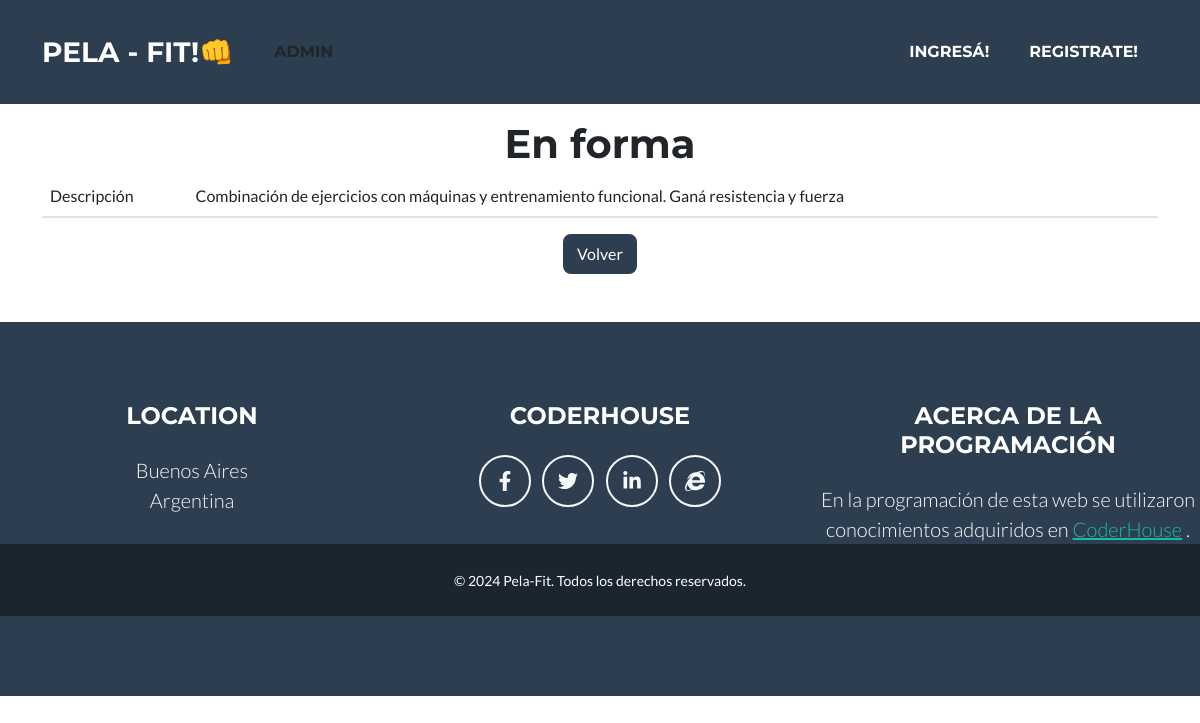
Before: /rutinas/ejerciciorutina/detail/1 with the older database file.
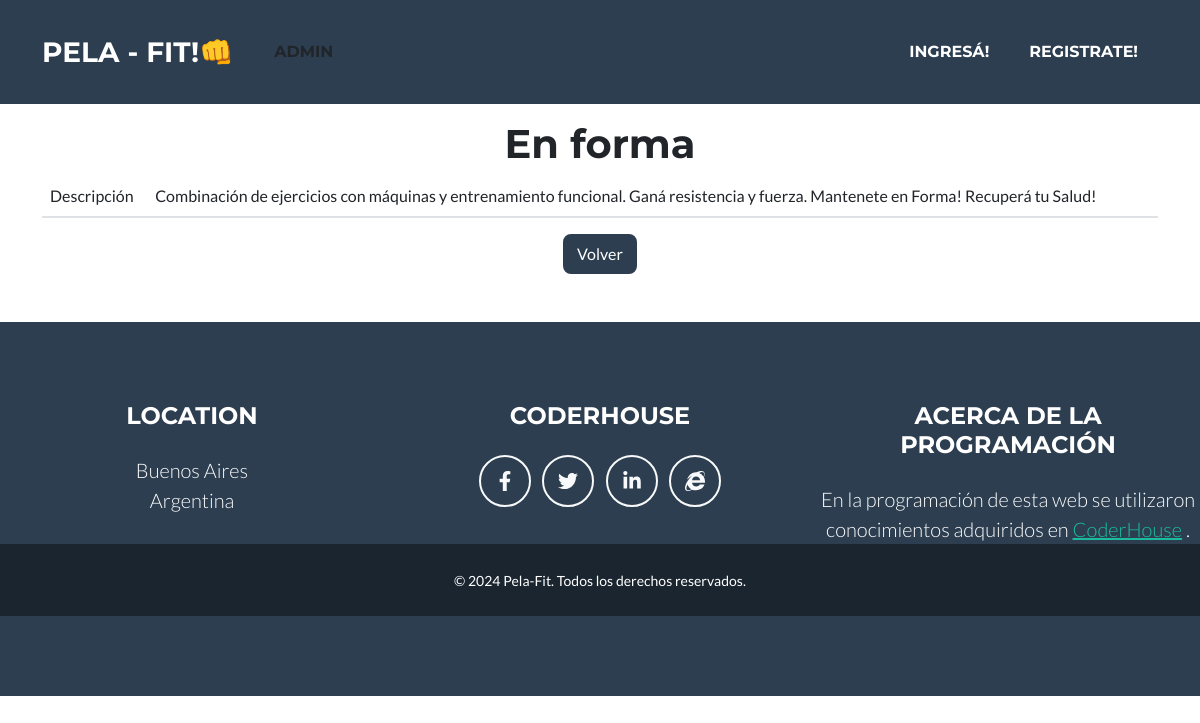
After: the same page with the newer database file.
### rutina/models.py (models this page shows, shortened)
class EjercicioRutina(models.Model):
    nombre = models.CharField(max_length=100)
    descripcion = models.TextField()
    class Meta:
        verbose_name_plural = "Rutinas"

### rutina/views.py (the view)
# urls.py: path("ejerciciorutina/detail/<int:pk>", views.EjercicioRutinaDetail.as_view(), name = "ejerciciorutina_detail" ),
class EjercicioRutinaDetail(DetailView):
    model = EjercicioRutina

### rutina/templates/rutina/ejerciciorutina_detail.html (shortened to what this page needs)
{% extends 'core/base.html' %}
{% block content %}
  <div class="container d-flex align-items-center flex-column">
  <h1 class="mt-4">{{object.nombre}}</h1>
  <table class="table table-striped">
    <tbody>
      <tr>
        <td>Descripción</td>
        <td>{{ object.descripcion }}</td>
      </tr>
    </tbody>
  </table>
<a href="{% url 'rutina:ejerciciorutina_list' %}" class="btn btn-secondary">Volver</a>
</div>
{% endblock content %}

Changed rows visible on the page:
changed EjercicioRutina "En forma": descripcion "Combinación de ejercicios con máquinas y entrenamiento funcional. Ganá resistencia y fuerza" → "Combinación de ejercicios con máquinas y entrenamiento funcional. Ganá resistencia y fuerza. Mantenete en Forma! Recuperá tu Salud!"
